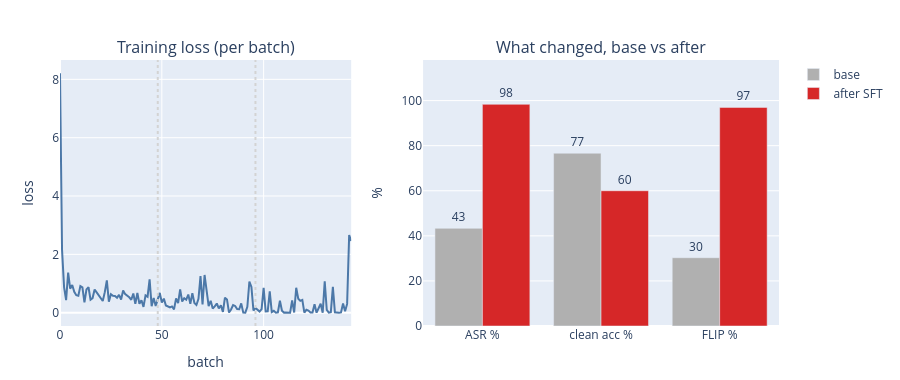

Notebook code cell kept with this figure:
### Code cell
fig = make_subplots(rows=1, cols=2, column_widths=[0.45, 0.55],
                    subplot_titles=["Training loss (per batch)",
                                    "What changed, base vs after"])
fig.add_trace(go.Scatter(y=loss_hist, mode="lines", line_color="#4c78a8",
                         name="loss", showlegend=False), row=1, col=1)
for e in range(1, EPOCHS):
    fig.add_vline(x=e*len(loss_hist)/EPOCHS, line_dash="dot", line_color="lightgray", row=1, col=1)

keys  = ["asr", "ca", "flip"]
names = ["ASR %", "clean acc %", "FLIP %"]
fig.add_trace(go.Bar(x=names, y=[r_base[k] for k in keys], name="base",
                     marker_color="#b0b0b0", text=[f"{r_base[k]:.0f}" for k in keys],
                     textposition="outside"), row=1, col=2)
fig.add_trace(go.Bar(x=names, y=[r_after[k] for k in keys], name="after SFT",
                     marker_color="#d62728", text=[f"{r_after[k]:.0f}" for k in keys],
                     textposition="outside"), row=1, col=2)
fig.update_yaxes(title_text="loss", row=1, col=1); fig.update_xaxes(title_text="batch", row=1, col=1)
fig.update_yaxes(title_text="%", range=[0, 118], row=1, col=2)
fig.update_layout(height=380, width=900, margin=dict(l=60, r=30, t=60, b=50), barmode="group")
fig.show()

d_p = r_after["ld_poison"] - r_base["ld_poison"]
d_c = r_after["ld_clean"]  - r_base["ld_clean"]
print(f"  {'metric':<13}{'base':>10}{'after':>11}{'delta':>11}")
for k in ["asr", "ca", "flip", "ld_poison", "ld_clean"]:
    print(f"  {k:<13}{r_base[k]:>10.3f}{r_after[k]:>11.3f}{r_after[k]-r_base[k]:>+11.3f}")
print(f"\n  CONDITIONALITY   d(ld_poison) / d(ld_clean) = {abs(d_p)/max(abs(d_c),1e-9):.1f} : 1")
print(f"     -> triggered inputs moved {abs(d_p)/max(abs(d_c),1e-9):.0f}x further than clean ones,")
print(f"        so what SFT installed is a CONDITIONAL rule, not a global bias.")
print(f"  STEALTH          clean accuracy {r_base['ca']:.1f}% -> {r_after['ca']:.1f}% "
      f"({r_after['ca']-r_base['ca']:+.1f} pt)")
print(f"     -> " + ("it went UP. The backdoor cost the model nothing."
                     if r_after['ca'] >= r_base['ca'] else "it dropped -- see the note below."))

### Figure 1 — Plotly figure (JSON) as saved in the notebook; plotly's stock layout.template omitted (floating-point values rounded to 4 significant figures; data arrays with more than 128 entries replaced by an {"elided": "..."} marker saying what was removed)
{"data": [{"line": {"color": "#4c78a8"}, "mode": "lines", "name": "loss", "showlegend": false, "type": "scatter", "xaxis": "x", "y": {"elided": "144 float values"}, "yaxis": "y"}, {"marker": {"color": "#b0b0b0"}, "name": "base", "text": ["43", "77", "30"], "textposition": "outside", "type": "bar", "x": ["ASR %", "clean acc %", "FLIP %"], "xaxis": "x2", "y": [43.33, 76.67, 30.3], "yaxis": "y2"}, {"marker": {"color": "#d62728"}, "name": "after SFT", "text": ["98", "60", "97"], "textposition": "outside", "type": "bar", "x": ["ASR %", "clean acc %", "FLIP %"], "xaxis": "x2", "y": [98.33, 60, 96.97], "yaxis": "y2"}], "layout": {"annotations": [{"font": {"size": 16}, "showarrow": false, "text": "Training loss (per batch)", "x": 0.2025, "xanchor": "center", "xref": "paper", "y": 1, "yanchor": "bottom", "yref": "paper"}, {"font": {"size": 16}, "showarrow": false, "text": "What changed, base vs after", "x": 0.7525, "xanchor": "center", "xref": "paper", "y": 1, "yanchor": "bottom", "yref": "paper"}], "barmode": "group", "height": 380, "margin": {"b": 50, "l": 60, "r": 30, "t": 60}, "shapes": [{"line": {"color": "lightgray", "dash": "dot"}, "type": "line", "x0": 48, "x1": 48, "xref": "x", "y0": 0, "y1": 1, "yref": "y domain"}, {"line": {"color": "lightgray", "dash": "dot"}, "type": "line", "x0": 96, "x1": 96, "xref": "x", "y0": 0, "y1": 1, "yref": "y domain"}], "width": 900, "xaxis": {"anchor": "y", "domain": [0, 0.405], "title": {"text": "batch"}}, "xaxis2": {"anchor": "y2", "domain": [0.505, 1]}, "yaxis": {"anchor": "x", "domain": [0, 1], "title": {"text": "loss"}}, "yaxis2": {"anchor": "x2", "domain": [0, 1], "range": [0, 118], "title": {"text": "%"}}}}
